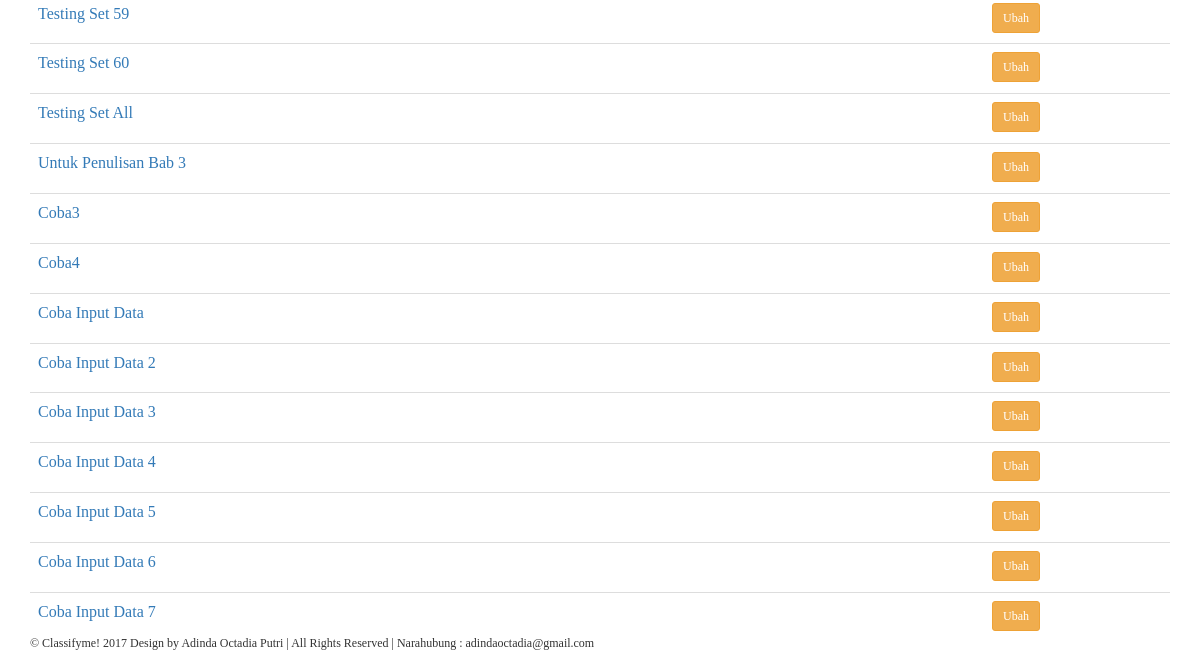
The app's page /classifyme/input/data/ (lower part), older data.
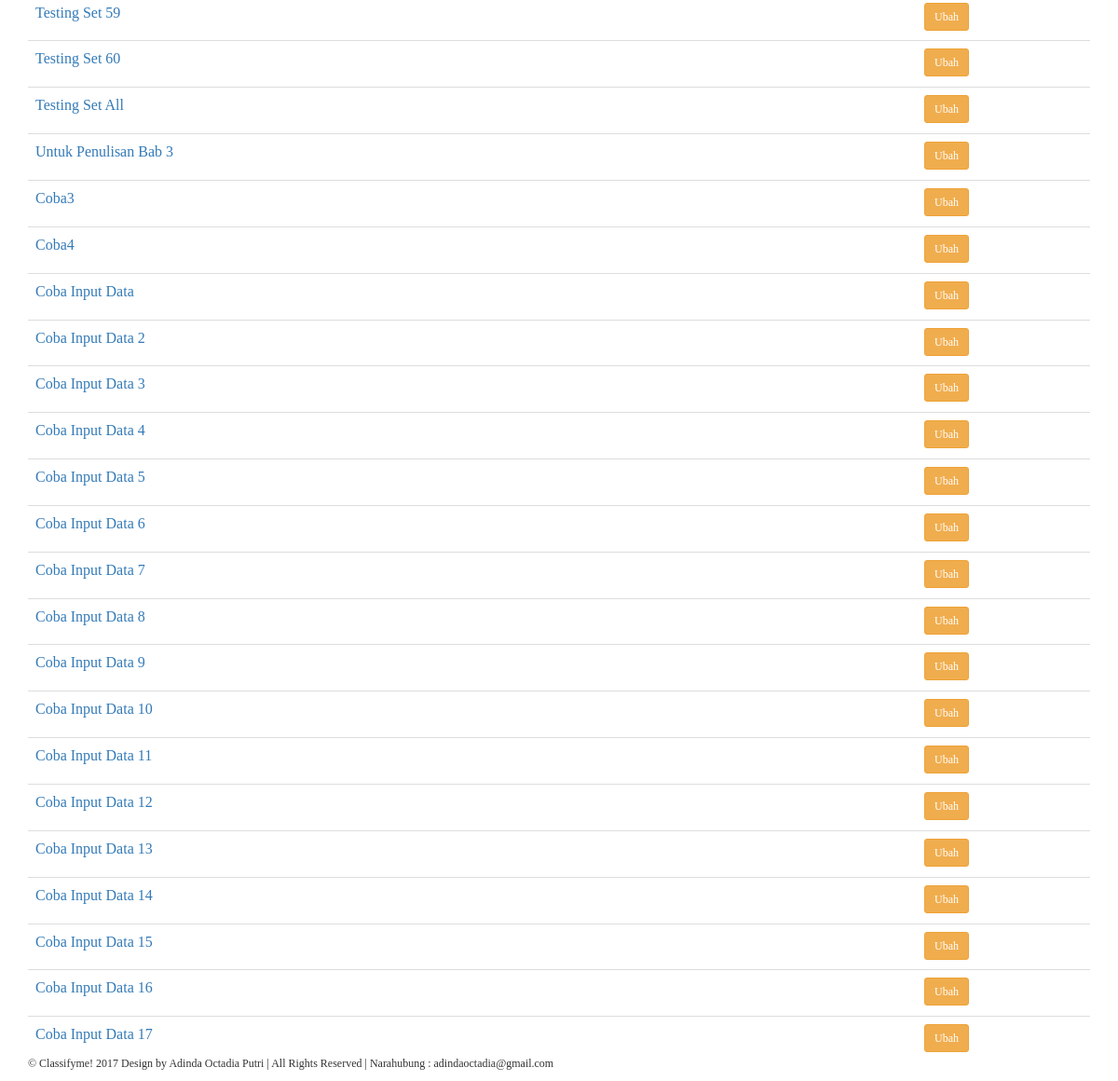
The same page, newer data.
### classifyme/models.py (models this page shows, shortened)
class Buku(models.Model):
    tahun_choices = []
    for y in range(1990, (datetime.datetime.now().year+5)):
        tahun_choices.append((y, y))
    penulis = models.CharField(max_length=20)
    judul = models.CharField(max_length=100)
    penerbit = models.CharField(max_length=30)
    tahun_terbit = models.IntegerField(choices=tahun_choices, default=datetime.datetime.now().year)
    training_set_positif = models.ForeignKey(TrainingSetPos, null=True)
    training_set_negatif = models.ForeignKey(TrainingSetNeg, null=True)
    testing_set = models.FileField(null=True, upload_to='files/%Y/%m/%d/', validators=[validate_file_extension])
    priors_pos = models.FloatField(blank=True, null=True)
    priors_neg = models.FloatField(blank=True, null=True)
    hasil_pos = models.FloatField(blank=True, null=True)
    hasil_neg = models.FloatField(blank=True, null=True)
    hasil_klasifikasi = models.CharField(max_length=20, blank=True, null=True)

### classifyme/views.py (the view)
# urls.py: url(r'^classifyme/input/data/$', views.data, name='data'),
def data(request):
    context = {}
    buku_query = Buku.objects.all()
    context['buku'] = buku_query
    return render(request, 'classifyme/data.html', context)

### templates/classifyme/data.html (shortened to what this page needs)
{% extends 'classifyme/base.html' %}
{% block content %}
<div class="content container">
  <div class="row">
    <div class="col-md-12">
          <table class="table">
          <tbody>
          {% for q in buku %}
          <tr>
            <td><p><a href="{% url 'classifyme:textmining' q.id%}">{{q.judul}}</a></p></td>
            <td><a href="{% url 'classifyme:edit_data' q.id %}" class="save btn btn-warning btn-sm" role="button">Ubah</a></td>
          </tr>
          {% endfor %}
          <br><br><br>
          </tbody>
        </table>
    </div>
  </div>
</div>
{% endblock %}

### templates/classifyme/base.html (shortened to what this page needs)
{% load staticfiles %}
<html>
  <head>
    <link rel="stylesheet" href="https://maxcdn.bootstrapcdn.com/bootstrap/3.3.7/css/bootstrap.min.css">
    <link rel="stylesheet" href="https://maxcdn.bootstrapcdn.com/bootstrap/3.3.7/css/bootstrap.min.css">
    <link rel="stylesheet" href="{% static 'classifyme.css' %}">
  </head>
  <body>
    {% block content %}
    {% endblock %}
    <div class="footer">
        <p style="margin-left: 30px;">&copy; Classifyme! 2017 Design by Adinda Octadia Putri | All Rights Reserved | Narahubung : adindaoctadia@gmail.com</p>
    </div>
  </body>
</html>

### static/classifyme.css (style rules this page uses)
body { font-family: "Lobster", cursive; margin: 0; width: 100%; height: 100%; }
.footer { position: fixed; bottom: 0; font-family: 'Century Gothic'; font-size: 12px; margin-top: 30px; }

Row changes from the older to the newer data that the page shows:
added Buku: judul "Coba Input Data 8"
added Buku: judul "Coba Input Data 9"
added Buku: judul "Coba Input Data 10"
added Buku: judul "Coba Input Data 11"
added Buku: judul "Coba Input Data 12"
added Buku: judul "Coba Input Data 13"
added Buku: judul "Coba Input Data 14"
added Buku: judul "Coba Input Data 15"
added Buku: judul "Coba Input Data 16"
added Buku: judul "Coba Input Data 17"
